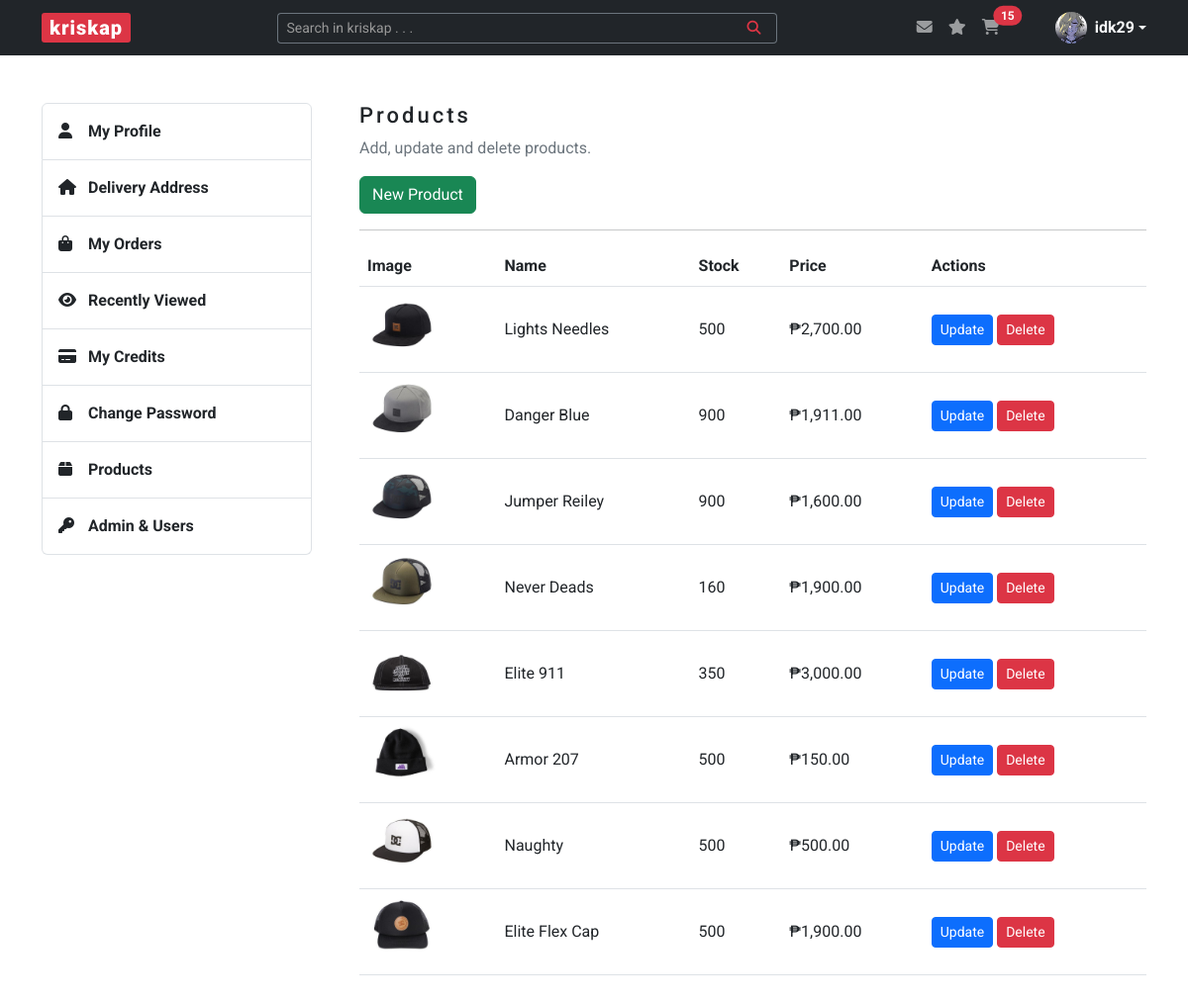
The page /product (signed in) on the database as committed earlier.
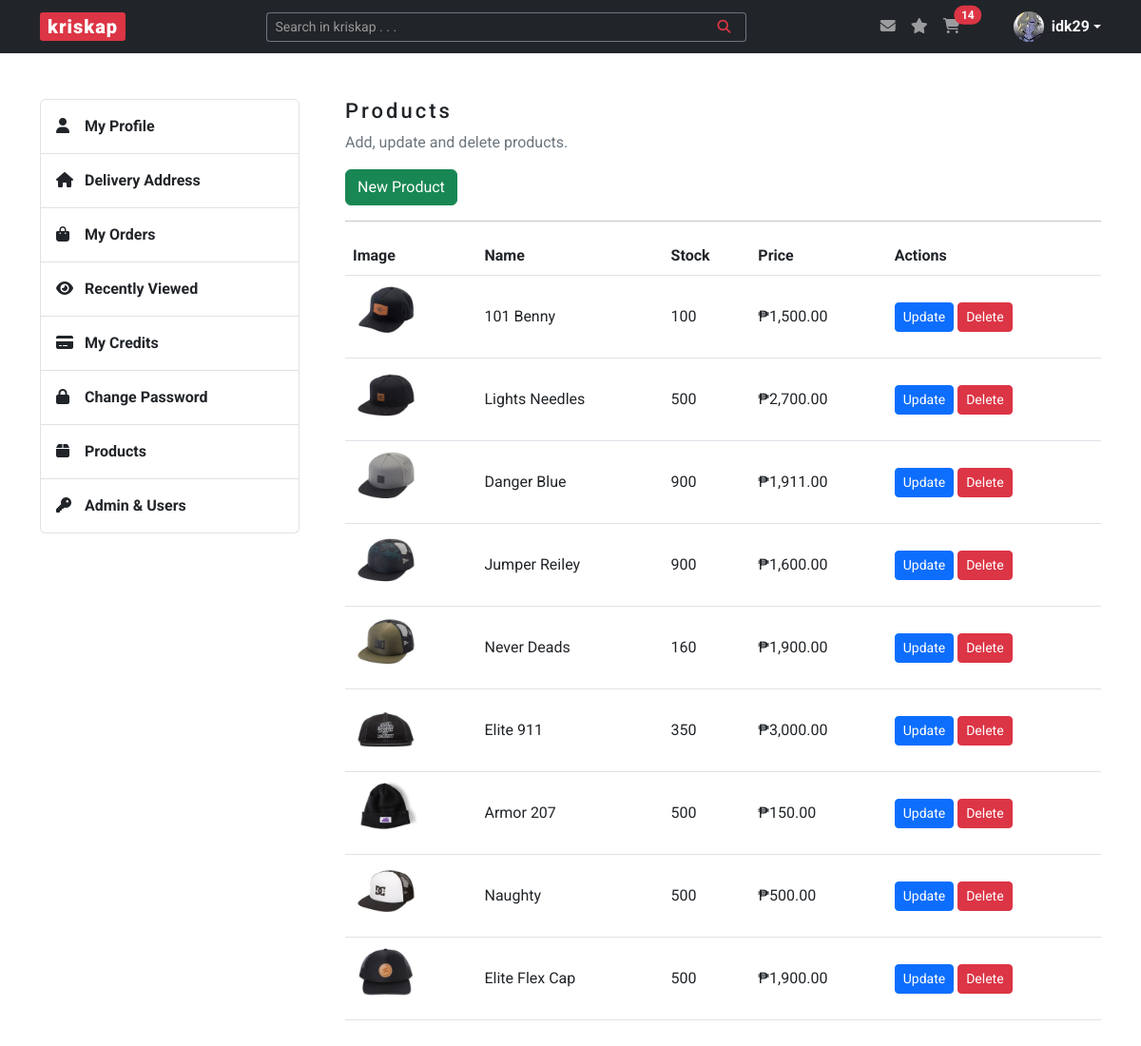
The same page on the database as committed later.
### kriskap/models.py (models this page shows)
class User(db.Model, UserMixin):
    __tablename__ = "users"
    id = db.Column(db.Integer, primary_key=True)
    user_type = db.Column(db.String(20), nullable=False)
    username = db.Column(db.String(20), unique=True, nullable=False)
    name = db.Column(db.String(100), nullable=False)
    email = db.Column(db.String(100), unique=True, nullable=False)
    image_file = db.Column(db.String(250), nullable=False, default="default.png")
    password = db.Column(db.String(100), nullable=False)
    carts = relationship("Cart", back_populates="buyer")

class Product(db.Model):
    __tablename__ = "products"
    id = db.Column(db.Integer, primary_key=True)
    name = db.Column(db.String(60), unique=True, nullable=False)
    stock = db.Column(db.Integer, nullable=False)
    price = db.Column(db.Integer, nullable=False)
    image_file = db.Column(db.String(250), nullable=False)
    carts = relationship("Cart", back_populates="parent_product")

### kriskap/products/routes.py (the view)
@products.route("/product")
@login_required
@admin_only
def product():
    form = ProductForm()
    products = Product.query.order_by(desc("id")).all()
    return render_template(
        "product.html", title="Products", products=products, form=form
    )

### kriskap/products/forms.py (shortened to what this page needs)
class ProductForm(FlaskForm):
    name = StringField("Name", validators=[DataRequired(), Length(min=5, max=60)])
    stock = IntegerField("Stock")
    price = FloatField("Price")
    image_f = FileField(
        "Image",
        validators=[DataRequired(), FileAllowed(["jpg", "png", "jpeg", "webp"])],
    )
    submit = SubmitField("Submit")

### kriskap/models.py (called while the page is built)
@login_manager.user_loader
def load_user(user_id):
    return User.query.get(int(user_id))

### kriskap/users/utils.py (called while the page is built)
def admin_only(f):
    @wraps(f)
    def decorated_function(*args, **kwargs):
        if current_user.user_type != "admin":
            return abort(403)
        return f(*args, **kwargs)
    return decorated_function

### kriskap/templates/product.html (shortened to what this page needs)
{% extends "base.html" %}
{% block content %}
    <div id="account-login" class="content-section mb-5">
        <div class="row justify-content-between">
            {% include "aside.html" %}
            <section class="col-lg-9 ps-lg-5">
                <h3>Products</h3>
                <p class="text-secondary">Add, update and delete products.</p>
                <a href="{{ url_for('products.new_product') }}" class="btn btn-success">New Product</a>
                <hr>
                <table class="table">
                    <thead>
                      <tr>
                        <th scope="col">Image</th>
                        <th scope="col">Name</th>
                        <th scope="col">Stock</th>
                        <th scope="col">Price</th>
                        <th scope="col">Actions</th>
                      </tr>
                    </thead>
                    <tbody>
                    {% for product in products %}
                            <tr class="align-middle">
                                <td><img width="70px" src="{{ url_for('static', filename='img/product_pics/' + product.image_file) }}" alt="Image Preview" class="image_view"></td>
                                <td>{{ product.name }}</td>
                                <td>{{ product.stock }}</td>
                                <td>{{ "₱{:,.2f}".format(product.price) }}</td>
                                <td>
                                <a href="{{ url_for('products.update_product', product_id=product.id) }}" class="btn btn-primary btn-sm">Update</a>
                                    <a href="#deleteModal{{ product.id }}" class="btn btn-danger btn-sm" data-bs-toggle="modal">Delete</a>
                                </td>
                            </tr>
                    {% endfor %}
                    </tbody>
                  </table>
            </section>
        </div>
    </div>
{% endblock %}

### kriskap/templates/base.html (shortened to what this page needs)
<!DOCTYPE html>
<html lang="en">
<head>
    <link rel="stylesheet" href="https://cdn.jsdelivr.net/npm/bootstrap@5.3.0-alpha1/dist/css/bootstrap.min.css">
    <link rel="stylesheet" href="{{ url_for('static', filename='css/styles.css') }}">
</head>
<body>
    <header>
        <nav class="navbar navbar-expand-lg navbar-dark bg-dark">
            <div class="container">
                <a class="navbar-brand px-2 py-0" href="{{ url_for('main.home') }}">kriskap</a>
                <div class="collapse navbar-collapse" id="navbarSupportedContent">
                    <form class="d-flex ms-auto form-search w-50" role="search">
                        <div class="input-group input-group-sm">
                            <input type="text" class="form-control text-bg-dark border-secondary border-end-0" placeholder="Search in kriskap . . ." aria-label="Search in kriskap . . ." aria-describedby="button-addon">
                            <button class="btn btn-outline-danger border-start-0 border-secondary" type="button" id="button-addon"><i class="fa-solid fa-magnifying-glass px-2"></i></button>
                        </div>
                    </form>
                    <ul class="navbar-nav ms-auto mb-2 mb-lg-0 notification-cart">
                        <li class="nav-item">
                            <a href="" class="nav-link position-relative d-inline-block">
                                <i class="fa-solid fa-envelope"></i>
                            </a>
                        </li>
                        <li class="nav-item">
                            <a href="" class="nav-link d-inline-block">
                                <i class="fa-solid fa-star"></i>
                            </a>
                        </li>
                        <li class="nav-item me-5">
                            <a href="{{ url_for('carts.view_cart') }}" class="nav-link position-relative d-inline-block">
                                <i class="fa-solid fa-cart-shopping"></i>
                                <span class="position-absolute start-100 translate-middle badge rounded-pill bg-danger">
                                    {% set items = [] %}
                                    {{ items | sum }}
                                </span>
                            </a>
                        </li>
                        {% if current_user.is_authenticated %}
                        <li class="dropdown d-flex align-items-center">
                            <a href="#" class="d-flex align-items-center text-light text-decoration-none dropdown-toggle" data-bs-toggle="dropdown" aria-expanded="false">
                                <img src="{{ url_for('static', filename='img/profile_pics/' + current_user.image_file) }}" alt="" width="32" height="32" class="rounded-circle me-2">
                                <strong>{{ current_user.username }}</strong>
                            </a>
                        </li>
                        {% endif %}
                    </ul>
                </div>
            </div>
        </nav>
    </header>
    <main class="container mt-5">
        {% block content %} {% endblock %}
    </main>
</body>
</html>

### kriskap/templates/aside.html
<aside class="col-lg-3 pe-0 mb-3">
    <div class="list-group">
        <a class="list-group-item list-group-item-action py-3" href="{{ url_for('users.account') }}"><i class="fa-solid fa-user"></i>My Profile</a>
        <a class="list-group-item list-group-item-action py-3" href="#"><i class="fa-solid fa-house"></i>Delivery Address</a>
        <a class="list-group-item list-group-item-action py-3" href="#"><i class="fa-solid fa-bag-shopping"></i>My Orders</a>
        <a class="list-group-item list-group-item-action py-3" href="#"><i class="fa-solid fa-eye"></i>Recently Viewed</a>
        <a class="list-group-item list-group-item-action py-3" href="#"><i class="fa-solid fa-credit-card"></i>My Credits</a>
        <a class="list-group-item list-group-item-action py-3" href="#"><i class="fa-solid fa-lock"></i>Change Password</a>
        {% if current_user.user_type == "admin" %}
            <a class="list-group-item list-group-item-action py-3" href="{{ url_for('products.product') }}"><i class="fa-solid fa-box"></i>Products</a>
            <a class="list-group-item list-group-item-action py-3" href="{{ url_for('admins.admin') }}"><i class="fa-solid fa-key"></i>Admin & Users</a>
        {% endif %}
    </div>
</aside>

### kriskap/static/css/styles.css (style rules this page uses)
body { font-family: 'Roboto', sans-serif; color: #212529; }
h3, legend { font-size: 1.375rem; font-weight: 500; line-height: 1.65rem; letter-spacing: 3px; }
a { color: #212529; text-decoration: none; }
.navbar-brand { background-color: #DC3545; border-radius: 3px; font-weight: 900; letter-spacing: 1px; }
.form-control::placeholder { color: #979797; opacity: 1; }
.list-group-item { font-weight: 700; }
.list-group-item i { width: 30px; }

Rows that differ between the two databases and show on the page:
added Product: image_file (picture), name "101 Benny", stock "100", price "₱1,500.00"
Other text that changed with them:
{{ items | sum }}: "15" → "14"
